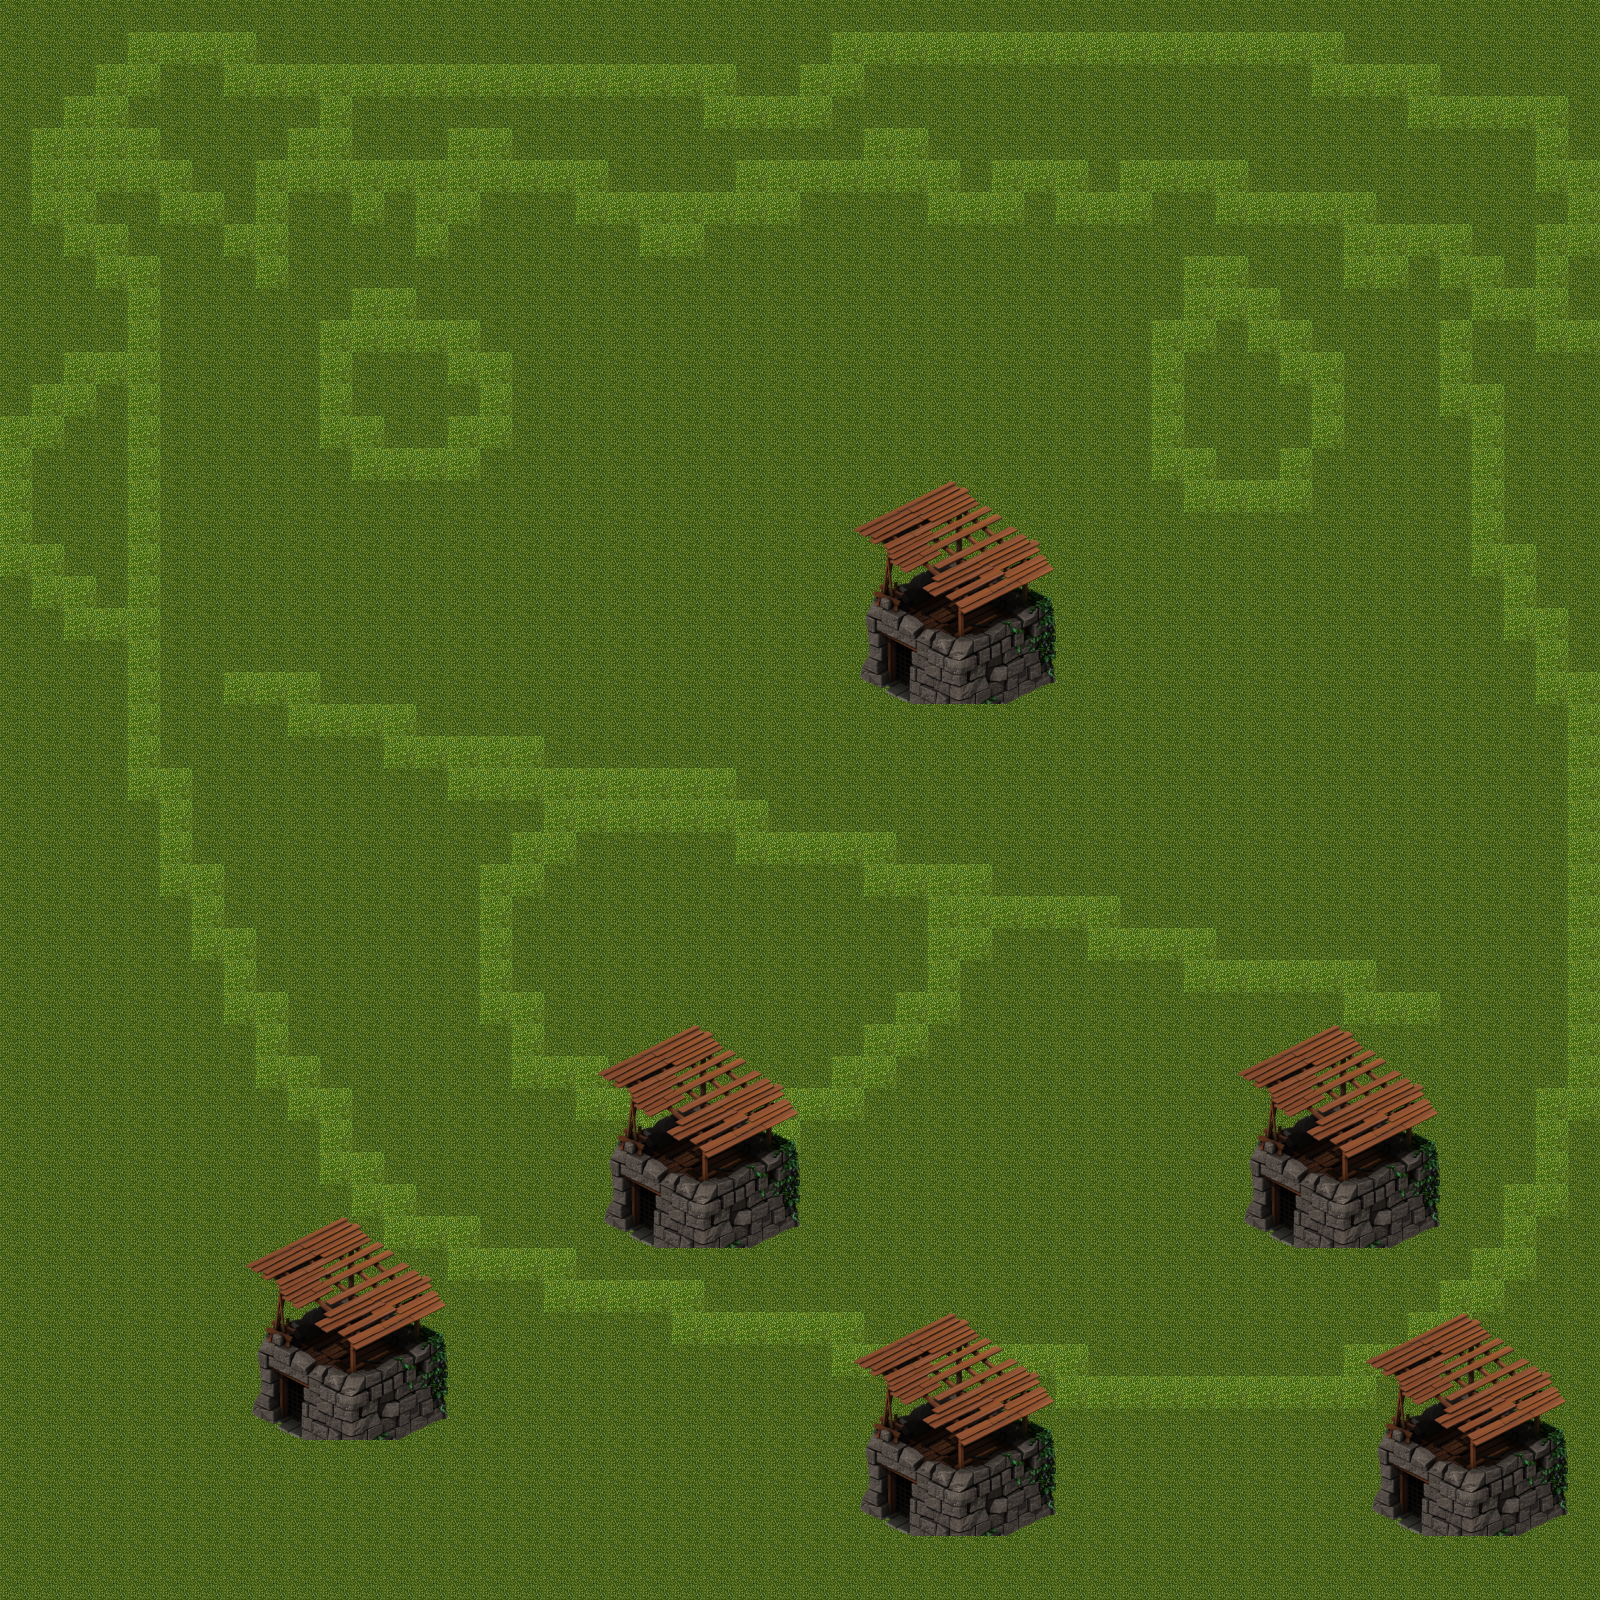

A 2D game scene composited from a Tiled map and its tileset images. What follows is a short description and the map's XML, with each tile layer's data collapsed to a summary:
An orthogonal 50x50 tile map with 32x32 px tiles, 2 tile layers (ground, buildings), 2 tilesets.

<map version="1.2" tiledversion="1.2.1" orientation="orthogonal" renderorder="right-down" width="50" height="50" tilewidth="32" tileheight="32" infinite="0" nextlayerid="3" nextobjectid="1">
 <tileset firstgid="1" name="groundtiles1" tilewidth="32" tileheight="32" tilecount="399" columns="19">
  <image source="tilesets/groundtiles1.png" width="608" height="672" />
 </tileset>
 <tileset firstgid="400" name="towerruin1" tilewidth="32" tileheight="32" tilecount="49" columns="7">
  <image source="tilesets/towerruin1.png" width="224" height="224" />
 </tileset>
 <layer id="1" name="ground" width="50" height="50">
  <data>[2500 cells, 2500 non-empty, 2 distinct tile ids]</data>
 </layer>
 <layer id="2" name="buildings" width="50" height="50">
  <data>[2500 cells, 258 non-empty, 43 distinct tile ids]</data>
 </layer>
</map>
